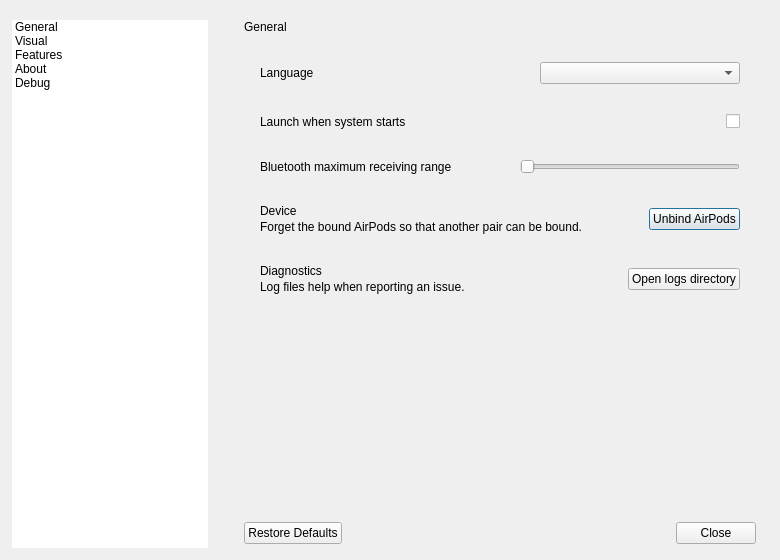
<?xml version="1.0" encoding="UTF-8"?>
<ui version="4.0">
 <class>SettingsWindow</class>
 <widget class="QDialog" name="SettingsWindow">
  <property name="geometry">
   <rect>
    <x>0</x>
    <y>0</y>
    <width>780</width>
    <height>560</height>
   </rect>
  </property>
  <property name="minimumSize">
   <size>
    <width>640</width>
    <height>420</height>
   </size>
  </property>
  <property name="windowTitle">
   <string>AirPods for Windows Settings</string>
  </property>
  <layout class="QHBoxLayout" name="rootLayout" stretch="0,1">
   <property name="spacing">
    <number>0</number>
   </property>
   <property name="leftMargin">
    <number>0</number>
   </property>
   <property name="topMargin">
    <number>0</number>
   </property>
   <property name="rightMargin">
    <number>0</number>
   </property>
   <property name="bottomMargin">
    <number>0</number>
   </property>
   <item>
    <widget class="QWidget" name="navPane" native="true">
     <property name="minimumSize">
      <size>
       <width>180</width>
       <height>0</height>
      </size>
     </property>
     <property name="maximumSize">
      <size>
       <width>220</width>
       <height>16777215</height>
      </size>
     </property>
     <layout class="QVBoxLayout" name="navLayout">
      <property name="leftMargin">
       <number>12</number>
      </property>
      <property name="topMargin">
       <number>20</number>
      </property>
      <property name="rightMargin">
       <number>12</number>
      </property>
      <property name="bottomMargin">
       <number>12</number>
      </property>
      <item>
       <widget class="QListWidget" name="navList">
        <property name="frameShape">
         <enum>QFrame::NoFrame</enum>
        </property>
        <property name="focusPolicy">
         <enum>Qt::StrongFocus</enum>
        </property>
        <property name="verticalScrollBarPolicy">
         <enum>Qt::ScrollBarAlwaysOff</enum>
        </property>
        <property name="horizontalScrollBarPolicy">
         <enum>Qt::ScrollBarAlwaysOff</enum>
        </property>
        <item>
         <property name="text">
          <string>General</string>
         </property>
        </item>
        <item>
         <property name="text">
          <string>Visual</string>
         </property>
        </item>
        <item>
         <property name="text">
          <string>Features</string>
         </property>
        </item>
        <item>
         <property name="text">
          <string>About</string>
         </property>
        </item>
        <item>
         <property name="text">
          <string notr="true">Debug</string>
         </property>
        </item>
       </widget>
      </item>
     </layout>
    </widget>
   </item>
   <item>
    <layout class="QVBoxLayout" name="contentLayout">
     <property name="spacing">
      <number>12</number>
     </property>
     <property name="leftMargin">
      <number>24</number>
     </property>
     <property name="topMargin">
      <number>20</number>
     </property>
     <property name="rightMargin">
      <number>24</number>
     </property>
     <property name="bottomMargin">
      <number>16</number>
     </property>
     <item>
      <widget class="QScrollArea" name="pagesScrollArea">
       <property name="frameShape">
        <enum>QFrame::NoFrame</enum>
       </property>
       <property name="widgetResizable">
        <bool>true</bool>
       </property>
       <widget class="QWidget" name="pagesScrollAreaContents">
        <layout class="QVBoxLayout" name="pagesScrollLayout">
         <property name="leftMargin">
          <number>0</number>
         </property>
         <property name="topMargin">
          <number>0</number>
         </property>
         <property name="rightMargin">
          <number>0</number>
         </property>
         <property name="bottomMargin">
          <number>0</number>
         </property>
         <item>
          <widget class="QStackedWidget" name="pages">
       <property name="sizePolicy">
        <sizepolicy hsizetype="Ignored" vsizetype="Preferred">
         <horstretch>1</horstretch>
         <verstretch>0</verstretch>
        </sizepolicy>
       </property>
       <property name="currentIndex">
        <number>0</number>
       </property>
       <widget class="QWidget" name="general">
        <layout class="QVBoxLayout" name="generalLayout">
         <property name="spacing">
          <number>6</number>
         </property>
         <property name="leftMargin">
          <number>0</number>
         </property>
         <property name="topMargin">
          <number>0</number>
         </property>
         <property name="rightMargin">
          <number>0</number>
         </property>
         <property name="bottomMargin">
          <number>0</number>
         </property>
         <item>
          <widget class="QLabel" name="lbTitleGeneral">
           <property name="text">
            <string>General</string>
           </property>
           <property name="cssClass" stdset="0">
            <string notr="true">pageTitle</string>
           </property>
          </widget>
         </item>
         <item>
          <spacer name="spacerGeneralTitle">
           <property name="orientation">
            <enum>Qt::Vertical</enum>
           </property>
           <property name="sizeType">
            <enum>QSizePolicy::Fixed</enum>
           </property>
           <property name="sizeHint" stdset="0">
            <size>
             <width>0</width>
             <height>10</height>
            </size>
           </property>
          </spacer>
         </item>
         <item>
          <widget class="QFrame" name="cardLanguage">
           <property name="frameShape">
            <enum>QFrame::NoFrame</enum>
           </property>
           <property name="cssClass" stdset="0">
            <string notr="true">settingCard</string>
           </property>
           <layout class="QHBoxLayout" name="cardLanguageLayout" stretch="1,0">
            <property name="spacing">
             <number>16</number>
            </property>
            <property name="leftMargin">
             <number>16</number>
            </property>
            <property name="topMargin">
             <number>12</number>
            </property>
            <property name="rightMargin">
             <number>16</number>
            </property>
            <property name="bottomMargin">
             <number>12</number>
            </property>
            <item>
             <widget class="QLabel" name="lbLanguage">
              <property name="text">
               <string>Language</string>
              </property>
              <property name="cssClass" stdset="0">
               <string notr="true">cardTitle</string>
              </property>
             </widget>
            </item>
            <item>
             <widget class="QComboBox" name="cbLanguages">
              <property name="minimumSize">
               <size>
                <width>200</width>
                <height>0</height>
               </size>
              </property>
             </widget>
            </item>
           </layout>
          </widget>
         </item>
         <item>
          <widget class="QFrame" name="cardAutoRun">
           <property name="frameShape">
            <enum>QFrame::NoFrame</enum>
           </property>
           <property name="cssClass" stdset="0">
            <string notr="true">settingCard</string>
           </property>
           <layout class="QHBoxLayout" name="cardAutoRunLayout" stretch="1,0">
            <property name="spacing">
             <number>16</number>
            </property>
            <property name="leftMargin">
             <number>16</number>
            </property>
            <property name="topMargin">
             <number>12</number>
            </property>
            <property name="rightMargin">
             <number>16</number>
            </property>
            <property name="bottomMargin">
             <number>12</number>
            </property>
            <item>
             <widget class="QLabel" name="lbAutoRun">
              <property name="text">
               <string>Launch when system starts</string>
              </property>
              <property name="cssClass" stdset="0">
               <string notr="true">cardTitle</string>
              </property>
             </widget>
            </item>
            <item>
             <widget class="QCheckBox" name="cbAutoRun">
              <property name="text">
               <string notr="true"/>
              </property>
             </widget>
            </item>
           </layout>
          </widget>
         </item>
         <item>
          <widget class="QFrame" name="cardReceivingRange">
           <property name="frameShape">
            <enum>QFrame::NoFrame</enum>
           </property>
           <property name="cssClass" stdset="0">
            <string notr="true">settingCard</string>
           </property>
           <layout class="QHBoxLayout" name="cardReceivingRangeLayout" stretch="1,0">
            <property name="spacing">
             <number>16</number>
            </property>
            <property name="leftMargin">
             <number>16</number>
            </property>
            <property name="topMargin">
             <number>12</number>
            </property>
            <property name="rightMargin">
             <number>16</number>
            </property>
            <property name="bottomMargin">
             <number>12</number>
            </property>
            <item>
             <widget class="QLabel" name="lbReceivingRange">
              <property name="text">
               <string>Bluetooth maximum receiving range</string>
              </property>
              <property name="cssClass" stdset="0">
               <string notr="true">cardTitle</string>
              </property>
             </widget>
            </item>
            <item>
             <widget class="QSlider" name="hsMaxReceivingRange">
              <property name="minimumSize">
               <size>
                <width>220</width>
                <height>0</height>
               </size>
              </property>
              <property name="maximumSize">
               <size>
                <width>260</width>
                <height>16777215</height>
               </size>
              </property>
              <property name="orientation">
               <enum>Qt::Horizontal</enum>
              </property>
             </widget>
            </item>
           </layout>
          </widget>
         </item>
         <item>
          <widget class="QFrame" name="cardDevice">
           <property name="frameShape">
            <enum>QFrame::NoFrame</enum>
           </property>
           <property name="cssClass" stdset="0">
            <string notr="true">settingCard</string>
           </property>
           <layout class="QHBoxLayout" name="cardDeviceLayout" stretch="1,0">
            <property name="spacing">
             <number>16</number>
            </property>
            <property name="leftMargin">
             <number>16</number>
            </property>
            <property name="topMargin">
             <number>12</number>
            </property>
            <property name="rightMargin">
             <number>16</number>
            </property>
            <property name="bottomMargin">
             <number>12</number>
            </property>
            <item>
             <layout class="QVBoxLayout" name="cardDeviceText">
              <property name="spacing">
               <number>2</number>
              </property>
              <item>
               <widget class="QLabel" name="lbDevice">
                <property name="text">
                 <string>Device</string>
                </property>
                <property name="cssClass" stdset="0">
                 <string notr="true">cardTitle</string>
                </property>
               </widget>
              </item>
              <item>
               <widget class="QLabel" name="lbDescDevice">
                <property name="text">
                 <string>Forget the bound AirPods so that another pair can be bound.</string>
                </property>
                <property name="wordWrap">
                 <bool>true</bool>
                </property>
                <property name="cssClass" stdset="0">
                 <string notr="true">cardDescription</string>
                </property>
               </widget>
              </item>
             </layout>
            </item>
            <item>
             <widget class="QPushButton" name="pbUnbind">
              <property name="text">
               <string>Unbind AirPods</string>
              </property>
             </widget>
            </item>
           </layout>
          </widget>
         </item>
         <item>
          <widget class="QFrame" name="cardDiagnostics">
           <property name="frameShape">
            <enum>QFrame::NoFrame</enum>
           </property>
           <property name="cssClass" stdset="0">
            <string notr="true">settingCard</string>
           </property>
           <layout class="QHBoxLayout" name="cardDiagnosticsLayout" stretch="1,0">
            <property name="spacing">
             <number>16</number>
            </property>
            <property name="leftMargin">
             <number>16</number>
            </property>
            <property name="topMargin">
             <number>12</number>
            </property>
            <property name="rightMargin">
             <number>16</number>
            </property>
            <property name="bottomMargin">
             <number>12</number>
            </property>
            <item>
             <layout class="QVBoxLayout" name="cardDiagnosticsText">
              <property name="spacing">
               <number>2</number>
              </property>
              <item>
               <widget class="QLabel" name="lbDiagnostics">
                <property name="text">
                 <string>Diagnostics</string>
                </property>
                <property name="cssClass" stdset="0">
                 <string notr="true">cardTitle</string>
                </property>
               </widget>
              </item>
              <item>
               <widget class="QLabel" name="lbDescDiagnostics">
                <property name="text">
                 <string>Log files help when reporting an issue.</string>
                </property>
                <property name="wordWrap">
                 <bool>true</bool>
                </property>
                <property name="cssClass" stdset="0">
                 <string notr="true">cardDescription</string>
                </property>
               </widget>
              </item>
             </layout>
            </item>
            <item>
             <widget class="QPushButton" name="pbOpenLogsDirectory">
              <property name="text">
               <string>Open logs directory</string>
              </property>
             </widget>
            </item>
           </layout>
          </widget>
         </item>
         <item>
          <spacer name="spacerGeneral">
           <property name="orientation">
            <enum>Qt::Vertical</enum>
           </property>
           <property name="sizeHint" stdset="0">
            <size>
             <width>20</width>
             <height>40</height>
            </size>
           </property>
          </spacer>
         </item>
        </layout>
       </widget>
       <widget class="QWidget" name="visual">
        <layout class="QVBoxLayout" name="visualLayout">
         <property name="spacing">
          <number>6</number>
         </property>
         <property name="leftMargin">
          <number>0</number>
         </property>
         <property name="topMargin">
          <number>0</number>
         </property>
         <property name="rightMargin">
          <number>0</number>
         </property>
         <property name="bottomMargin">
          <number>0</number>
         </property>
         <item>
          <widget class="QLabel" name="lbTitleVisual">
           <property name="text">
            <string>Visual</string>
           </property>
           <property name="cssClass" stdset="0">
            <string notr="true">pageTitle</string>
           </property>
          </widget>
         </item>
         <item>
          <spacer name="spacerVisualTitle">
           <property name="orientation">
            <enum>Qt::Vertical</enum>
           </property>
           <property name="sizeType">
            <enum>QSizePolicy::Fixed</enum>
           </property>
           <property name="sizeHint" stdset="0">
            <size>
             <width>0</width>
             <height>10</height>
            </size>
           </property>
          </spacer>
         </item>
         <item>
          <widget class="QFrame" name="cardAppearance">
           <property name="frameShape">
            <enum>QFrame::NoFrame</enum>
           </property>
           <property name="cssClass" stdset="0">
            <string notr="true">settingCard</string>
           </property>
           <layout class="QHBoxLayout" name="cardAppearanceLayout" stretch="1,0">
            <property name="spacing">
             <number>16</number>
            </property>
            <property name="leftMargin">
             <number>16</number>
            </property>
            <property name="topMargin">
             <number>12</number>
            </property>
            <property name="rightMargin">
             <number>16</number>
            </property>
            <property name="bottomMargin">
             <number>12</number>
            </property>
            <item>
             <widget class="QLabel" name="lbAppearance">
              <property name="text">
               <string>Appearance</string>
              </property>
              <property name="cssClass" stdset="0">
               <string notr="true">cardTitle</string>
              </property>
             </widget>
            </item>
            <item>
             <widget class="QComboBox" name="cbAppearanceMode">
              <property name="minimumSize">
               <size>
                <width>150</width>
                <height>0</height>
               </size>
              </property>
              <property name="sizeAdjustPolicy">
               <enum>QComboBox::AdjustToContents</enum>
              </property>
              <item>
               <property name="text">
                <string>Use system setting</string>
               </property>
              </item>
              <item>
               <property name="text">
                <string>Light</string>
               </property>
              </item>
              <item>
               <property name="text">
                <string>Dark</string>
               </property>
              </item>
             </widget>
            </item>
           </layout>
          </widget>
         </item>
         <item>
          <widget class="QFrame" name="cardTrayIconBattery">
           <property name="frameShape">
            <enum>QFrame::NoFrame</enum>
           </property>
           <property name="cssClass" stdset="0">
            <string notr="true">settingCard</string>
           </property>
           <layout class="QHBoxLayout" name="cardTrayIconBatteryLayout" stretch="1,0">
            <property name="spacing">
             <number>16</number>
            </property>
            <property name="leftMargin">
             <number>16</number>
            </property>
            <property name="topMargin">
             <number>12</number>
            </property>
            <property name="rightMargin">
             <number>16</number>
            </property>
            <property name="bottomMargin">
             <number>12</number>
            </property>
            <item>
             <widget class="QLabel" name="lbTrayIconBattery">
              <property name="text">
               <string>Display battery on tray icon</string>
              </property>
              <property name="alignment">
               <set>Qt::AlignLeading|Qt::AlignLeft|Qt::AlignTop</set>
              </property>
              <property name="cssClass" stdset="0">
               <string notr="true">cardTitle</string>
              </property>
             </widget>
            </item>
            <item>
             <layout class="QVBoxLayout" name="horizontalLayout">
              <property name="spacing">
               <number>6</number>
              </property>
              <item>
               <widget class="QRadioButton" name="rbDisplayBatteryOnTrayIconDisable">
                <property name="text">
                 <string>Disable</string>
                </property>
                <property name="checked">
                 <bool>true</bool>
                </property>
                <attribute name="buttonGroup">
                 <string notr="true">buttonGroup</string>
                </attribute>
               </widget>
              </item>
              <item>
               <widget class="QRadioButton" name="rbDisplayBatteryOnTrayIconWhenLowBattery">
                <property name="text">
                 <string>When low battery</string>
                </property>
                <attribute name="buttonGroup">
                 <string notr="true">buttonGroup</string>
                </attribute>
               </widget>
              </item>
              <item>
               <widget class="QRadioButton" name="rbDisplayBatteryOnTrayIconAlways">
                <property name="text">
                 <string>Always</string>
                </property>
                <attribute name="buttonGroup">
                 <string notr="true">buttonGroup</string>
                </attribute>
               </widget>
              </item>
             </layout>
            </item>
           </layout>
          </widget>
         </item>
         <item>
          <widget class="QFrame" name="cardTaskbarBattery">
           <property name="frameShape">
            <enum>QFrame::NoFrame</enum>
           </property>
           <property name="cssClass" stdset="0">
            <string notr="true">settingCard</string>
           </property>
           <layout class="QHBoxLayout" name="cardTaskbarBatteryLayout" stretch="1,0">
            <property name="spacing">
             <number>16</number>
            </property>
            <property name="leftMargin">
             <number>16</number>
            </property>
            <property name="topMargin">
             <number>12</number>
            </property>
            <property name="rightMargin">
             <number>16</number>
            </property>
            <property name="bottomMargin">
             <number>12</number>
            </property>
            <item>
             <widget class="QLabel" name="lbTaskbarBattery">
              <property name="text">
               <string>Display battery on taskbar</string>
              </property>
              <property name="alignment">
               <set>Qt::AlignLeading|Qt::AlignLeft|Qt::AlignTop</set>
              </property>
              <property name="cssClass" stdset="0">
               <string notr="true">cardTitle</string>
              </property>
             </widget>
            </item>
            <item>
             <layout class="QVBoxLayout" name="horizontalLayout_5">
              <property name="spacing">
               <number>6</number>
              </property>
              <item>
               <widget class="QRadioButton" name="rbDisplayBatteryOnTaskbarDisable">
                <property name="text">
                 <string>Disable</string>
                </property>
                <property name="checked">
                 <bool>true</bool>
                </property>
                <attribute name="buttonGroup">
                 <string notr="true">buttonGroup_2</string>
                </attribute>
               </widget>
              </item>
              <item>
               <widget class="QRadioButton" name="rbDisplayBatteryOnTaskbarText">
                <property name="text">
                 <string>As text</string>
                </property>
                <attribute name="buttonGroup">
                 <string notr="true">buttonGroup_2</string>
                </attribute>
               </widget>
              </item>
              <item>
               <widget class="QRadioButton" name="rbDisplayBatteryOnTaskbarIcon">
                <property name="text">
                 <string>As icon</string>
                </property>
                <attribute name="buttonGroup">
                 <string notr="true">buttonGroup_2</string>
                </attribute>
               </widget>
              </item>
             </layout>
            </item>
           </layout>
          </widget>
         </item>
         <item>
          <spacer name="spacerVisual">
           <property name="orientation">
            <enum>Qt::Vertical</enum>
           </property>
           <property name="sizeHint" stdset="0">
            <size>
             <width>20</width>
             <height>40</height>
            </size>
           </property>
          </spacer>
         </item>
        </layout>
       </widget>
       <widget class="QWidget" name="features">
        <layout class="QVBoxLayout" name="featuresLayout">
         <property name="spacing">
          <number>6</number>
         </property>
         <property name="leftMargin">
          <number>0</number>
         </property>
         <property name="topMargin">
          <number>0</number>
         </property>
         <property name="rightMargin">
          <number>0</number>
         </property>
         <property name="bottomMargin">
          <number>0</number>
         </property>
         <item>
          <widget class="QLabel" name="lbTitleFeatures">
           <property name="text">
            <string>Features</string>
           </property>
           <property name="cssClass" stdset="0">
            <string notr="true">pageTitle</string>
           </property>
          </widget>
         </item>
         <item>
          <spacer name="spacerFeaturesTitle">
           <property name="orientation">
            <enum>Qt::Vertical</enum>
           </property>
           <property name="sizeType">
            <enum>QSizePolicy::Fixed</enum>
           </property>
           <property name="sizeHint" stdset="0">
            <size>
             <width>0</width>
             <height>10</height>
            </size>
           </property>
          </spacer>
         </item>
         <item>
          <widget class="QFrame" name="cardLowAudioLatency">
           <property name="frameShape">
            <enum>QFrame::NoFrame</enum>
           </property>
           <property name="cssClass" stdset="0">
            <string notr="true">settingCard</string>
           </property>
           <layout class="QHBoxLayout" name="cardLowAudioLatencyLayout" stretch="1,0">
            <property name="spacing">
             <number>16</number>
            </property>
            <property name="leftMargin">
             <number>16</number>
            </property>
            <property name="topMargin">
             <number>12</number>
            </property>
            <property name="rightMargin">
             <number>16</number>
            </property>
            <property name="bottomMargin">
             <number>12</number>
            </property>
            <item>
             <layout class="QVBoxLayout" name="cardLowAudioLatencyText">
              <property name="spacing">
               <number>2</number>
              </property>
              <item>
               <widget class="QLabel" name="lbLowAudioLatency">
                <property name="text">
                 <string>Low audio latency</string>
                </property>
                <property name="cssClass" stdset="0">
                 <string notr="true">cardTitle</string>
                </property>
               </widget>
              </item>
              <item>
               <widget class="QLabel" name="lbDescLowAudioLatency">
                <property name="text">
                 <string notr="true"/>
                </property>
                <property name="wordWrap">
                 <bool>true</bool>
                </property>
                <property name="cssClass" stdset="0">
                 <string notr="true">cardDescription</string>
                </property>
               </widget>
              </item>
             </layout>
            </item>
            <item>
             <widget class="QCheckBox" name="cbLowAudioLatency">
              <property name="minimumSize">
               <size>
                <width>32</width>
                <height>32</height>
               </size>
              </property>
              <property name="text">
               <string notr="true"/>
              </property>
             </widget>
            </item>
           </layout>
          </widget>
         </item>
         <item>
          <widget class="QFrame" name="cardAutoEarDetection">
           <property name="frameShape">
            <enum>QFrame::NoFrame</enum>
           </property>
           <property name="cssClass" stdset="0">
            <string notr="true">settingCard</string>
           </property>
           <layout class="QHBoxLayout" name="cardAutoEarDetectionLayout" stretch="1,0">
            <property name="spacing">
             <number>16</number>
            </property>
            <property name="leftMargin">
             <number>16</number>
            </property>
            <property name="topMargin">
             <number>12</number>
            </property>
            <property name="rightMargin">
             <number>16</number>
            </property>
            <property name="bottomMargin">
             <number>12</number>
            </property>
            <item>
             <layout class="QVBoxLayout" name="cardAutoEarDetectionText">
              <property name="spacing">
               <number>2</number>
              </property>
              <item>
               <widget class="QLabel" name="lbAutoEarDetection">
                <property name="text">
                 <string>Automatic ear detection</string>
                </property>
                <property name="cssClass" stdset="0">
                 <string notr="true">cardTitle</string>
                </property>
               </widget>
              </item>
              <item>
               <widget class="QLabel" name="lbDescAutoEarDetection">
                <property name="text">
                 <string notr="true"/>
                </property>
                <property name="wordWrap">
                 <bool>true</bool>
                </property>
                <property name="cssClass" stdset="0">
                 <string notr="true">cardDescription</string>
                </property>
               </widget>
              </item>
             </layout>
            </item>
            <item>
             <widget class="QCheckBox" name="cbAutoEarDetection">
              <property name="minimumSize">
               <size>
                <width>32</width>
                <height>32</height>
               </size>
              </property>
              <property name="text">
               <string notr="true"/>
              </property>
             </widget>
            </item>
           </layout>
          </widget>
         </item>
         <item>
          <widget class="QFrame" name="cardTrayQuickConnect">
           <property name="frameShape">
            <enum>QFrame::NoFrame</enum>
           </property>
           <property name="cssClass" stdset="0">
            <string notr="true">settingCard</string>
           </property>
           <layout class="QVBoxLayout" name="cardTrayQuickConnectLayout">
            <property name="spacing">
             <number>12</number>
            </property>
            <property name="leftMargin">
             <number>16</number>
            </property>
            <property name="topMargin">
             <number>12</number>
            </property>
            <property name="rightMargin">
             <number>16</number>
            </property>
            <property name="bottomMargin">
             <number>12</number>
            </property>
            <item>
             <layout class="QHBoxLayout" name="horizontalLayoutQuickConnect" stretch="1,0">
              <property name="spacing">
               <number>16</number>
              </property>
              <item>
               <layout class="QVBoxLayout" name="cardTrayQuickConnectText">
                <property name="spacing">
                 <number>2</number>
                </property>
                <item>
                 <widget class="QLabel" name="lbTrayQuickConnect">
                  <property name="text">
                   <string>Connect the selected device on a tray icon click</string>
                  </property>
                  <property name="cssClass" stdset="0">
                   <string notr="true">cardTitle</string>
                  </property>
                 </widget>
                </item>
                <item>
                 <widget class="QLabel" name="lbDescTrayQuickConnect">
                  <property name="text">
                   <string notr="true"/>
                  </property>
                  <property name="wordWrap">
                   <bool>true</bool>
                  </property>
                  <property name="cssClass" stdset="0">
                   <string notr="true">cardDescription</string>
                  </property>
                 </widget>
                </item>
               </layout>
              </item>
              <item>
               <widget class="QCheckBox" name="cbTrayQuickConnectEnabled">
                <property name="minimumSize">
                 <size>
                  <width>32</width>
                  <height>32</height>
                 </size>
                </property>
                <property name="text">
                 <string notr="true"/>
                </property>
               </widget>
              </item>
             </layout>
            </item>
            <item>
             <widget class="Line" name="lineQuickConnect">
              <property name="orientation">
               <enum>Qt::Horizontal</enum>
              </property>
             </widget>
            </item>
            <item>
             <layout class="QHBoxLayout" name="horizontalLayoutQuickConnectDevice" stretch="1,0">
              <property name="spacing">
               <number>16</number>
              </property>
              <item>
               <widget class="QLabel" name="lbTrayQuickConnectDevice">
                <property name="text">
                 <string>Device</string>
                </property>
                <property name="buddy">
                 <cstring>cbTrayQuickConnectDevice</cstring>
                </property>
                <property name="cssClass" stdset="0">
                 <string notr="true">cardTitle</string>
                </property>
               </widget>
              </item>
              <item>
               <widget class="QComboBox" name="cbTrayQuickConnectDevice">
                <property name="minimumSize">
                 <size>
                  <width>240</width>
                  <height>0</height>
                 </size>
                </property>
                <property name="toolTip">
                 <string>The paired Bluetooth audio device a tray icon click connects.</string>
                </property>
               </widget>
              </item>
             </layout>
            </item>
           </layout>
          </widget>
         </item>
         <item>
          <spacer name="spacerFeatures">
           <property name="orientation">
            <enum>Qt::Vertical</enum>
           </property>
           <property name="sizeHint" stdset="0">
            <size>
             <width>20</width>
             <height>40</height>
            </size>
           </property>
          </spacer>
         </item>
        </layout>
       </widget>
       <widget class="QWidget" name="about">
        <layout class="QVBoxLayout" name="aboutLayout">
         <property name="spacing">
          <number>6</number>
         </property>
         <property name="leftMargin">
          <number>0</number>
         </property>
         <property name="topMargin">
          <number>0</number>
         </property>
         <property name="rightMargin">
          <number>0</number>
         </property>
         <property name="bottomMargin">
          <number>0</number>
         </property>
         <item>
          <widget class="QLabel" name="lbTitleAbout">
           <property name="text">
            <string>About</string>
           </property>
           <property name="cssClass" stdset="0">
            <string notr="true">pageTitle</string>
           </property>
          </widget>
         </item>
         <item>
          <spacer name="spacerAboutTitle">
           <property name="orientation">
            <enum>Qt::Vertical</enum>
           </property>
           <property name="sizeType">
            <enum>QSizePolicy::Fixed</enum>
           </property>
           <property name="sizeHint" stdset="0">
            <size>
             <width>0</width>
             <height>10</height>
            </size>
           </property>
          </spacer>
         </item>
         <item>
          <widget class="QFrame" name="cardAboutApp">
           <property name="frameShape">
            <enum>QFrame::NoFrame</enum>
           </property>
           <property name="cssClass" stdset="0">
            <string notr="true">settingCard</string>
           </property>
           <layout class="QHBoxLayout" name="cardAboutAppLayout" stretch="0,1">
            <property name="spacing">
             <number>16</number>
            </property>
            <property name="leftMargin">
             <number>16</number>
            </property>
            <property name="topMargin">
             <number>16</number>
            </property>
            <property name="rightMargin">
             <number>16</number>
            </property>
            <property name="bottomMargin">
             <number>16</number>
            </property>
            <item alignment="Qt::AlignTop">
             <widget class="QWidget" name="logo" native="true">
              <property name="minimumSize">
               <size>
                <width>64</width>
                <height>64</height>
               </size>
              </property>
              <property name="maximumSize">
               <size>
                <width>64</width>
                <height>64</height>
               </size>
              </property>
              <property name="styleSheet">
               <string notr="true">image: url(:/Resource/Image/Icon.svg);</string>
              </property>
             </widget>
            </item>
            <item>
             <layout class="QVBoxLayout" name="verticalLayout_3">
              <property name="spacing">
               <number>4</number>
              </property>
              <item>
               <layout class="QHBoxLayout" name="horizontalLayout_7">
                <property name="spacing">
                 <number>8</number>
                </property>
                <item alignment="Qt::AlignBottom">
                 <widget class="QLabel" name="label_3">
                  <property name="text">
                   <string notr="true">AirPods for Windows</string>
                  </property>
                  <property name="cssClass" stdset="0">
                   <string notr="true">appTitle</string>
                  </property>
                 </widget>
                </item>
                <item alignment="Qt::AlignBottom">
                 <widget class="QLabel" name="lbVersion">
                  <property name="text">
                   <string notr="true">v</string>
                  </property>
                  <property name="openExternalLinks">
                   <bool>true</bool>
                  </property>
                  <property name="textInteractionFlags">
                   <set>Qt::LinksAccessibleByMouse|Qt::TextSelectableByMouse</set>
                  </property>
                  <property name="cssClass" stdset="0">
                   <string notr="true">cardDescription</string>
                  </property>
                 </widget>
                </item>
                <item>
                 <spacer name="horizontalSpacer_4">
                  <property name="orientation">
                   <enum>Qt::Horizontal</enum>
                  </property>
                  <property name="sizeHint" stdset="0">
                   <size>
                    <width>40</width>
                    <height>20</height>
                   </size>
                  </property>
                 </spacer>
                </item>
               </layout>
              </item>
              <item>
               <widget class="QLabel" name="label">
                <property name="text">
                 <string>&lt;html&gt;&lt;head/&gt;&lt;body&gt;&lt;p&gt;Open source &lt;a href=&quot;https://github.com/SpriteOvO/AirPodsDesktop&quot;&gt;&lt;span style=&quot; text-decoration: underline; color:#0000ff;&quot;&gt;repository&lt;/span&gt;&lt;/a&gt; and licensed under &lt;a href=&quot;https://github.com/SpriteOvO/AirPodsDesktop/blob/main/LICENSE&quot;&gt;&lt;span style=&quot; text-decoration: underline; color:#0000ff;&quot;&gt;GPLv3&lt;/span&gt;&lt;/a&gt;.&lt;/p&gt;&lt;/body&gt;&lt;/html&gt;</string>
                </property>
                <property name="openExternalLinks">
                 <bool>true</bool>
                </property>
                <property name="wordWrap">
                 <bool>true</bool>
                </property>
               </widget>
              </item>
              <item>
               <widget class="QLabel" name="label_4">
                <property name="text">
                 <string>Copyright © 2021-2022 SpriteOvO. All rights reserved.</string>
                </property>
                <property name="wordWrap">
                 <bool>true</bool>
                </property>
                <property name="cssClass" stdset="0">
                 <string notr="true">cardDescription</string>
                </property>
               </widget>
              </item>
             </layout>
            </item>
           </layout>
          </widget>
         </item>
         <item>
          <widget class="QFrame" name="cardCredits">
           <property name="frameShape">
            <enum>QFrame::NoFrame</enum>
           </property>
           <property name="cssClass" stdset="0">
            <string notr="true">settingCard</string>
           </property>
           <layout class="QVBoxLayout" name="cardCreditsLayout">
            <property name="leftMargin">
             <number>16</number>
            </property>
            <property name="topMargin">
             <number>12</number>
            </property>
            <property name="rightMargin">
             <number>16</number>
            </property>
            <property name="bottomMargin">
             <number>12</number>
            </property>
            <item>
             <widget class="QTextBrowser" name="tbCredits">
              <property name="frameShape">
               <enum>QFrame::NoFrame</enum>
              </property>
              <property name="textInteractionFlags">
               <set>Qt::LinksAccessibleByKeyboard|Qt::LinksAccessibleByMouse</set>
              </property>
              <property name="openExternalLinks">
               <bool>true</bool>
              </property>
             </widget>
            </item>
           </layout>
          </widget>
         </item>
        </layout>
       </widget>
       <widget class="QWidget" name="debug">
        <layout class="QGridLayout" name="gridLayout_6">
         <property name="leftMargin">
          <number>0</number>
         </property>
         <property name="topMargin">
          <number>0</number>
         </property>
         <property name="rightMargin">
          <number>0</number>
         </property>
         <property name="bottomMargin">
          <number>0</number>
         </property>
         <item row="0" column="0">
          <widget class="QGroupBox" name="groupBox">
           <property name="title">
            <string notr="true">Bluetooth Advertisement Override</string>
           </property>
           <layout class="QGridLayout" name="gridLayout_5">
            <item row="1" column="0">
             <widget class="QTextEdit" name="teAdvOverride"/>
            </item>
            <item row="0" column="0">
             <widget class="QCheckBox" name="cbAdvOverride">
              <property name="text">
               <string notr="true">Enabled</string>
              </property>
             </widget>
            </item>
           </layout>
          </widget>
         </item>
        </layout>
       </widget>
          </widget>
         </item>
        </layout>
       </widget>
      </widget>
     </item>
     <item>
      <widget class="QDialogButtonBox" name="buttonBox">
       <property name="orientation">
        <enum>Qt::Horizontal</enum>
       </property>
       <property name="standardButtons">
        <set>QDialogButtonBox::Close|QDialogButtonBox::RestoreDefaults</set>
       </property>
      </widget>
     </item>
    </layout>
   </item>
  </layout>
 </widget>
 <resources/>
 <connections>
  <connection>
   <sender>buttonBox</sender>
   <signal>accepted()</signal>
   <receiver>SettingsWindow</receiver>
   <slot>accept()</slot>
   <hints>
    <hint type="sourcelabel">
     <x>248</x>
     <y>254</y>
    </hint>
    <hint type="destinationlabel">
     <x>157</x>
     <y>274</y>
    </hint>
   </hints>
  </connection>
  <connection>
   <sender>buttonBox</sender>
   <signal>rejected()</signal>
   <receiver>SettingsWindow</receiver>
   <slot>reject()</slot>
   <hints>
    <hint type="sourcelabel">
     <x>316</x>
     <y>260</y>
    </hint>
    <hint type="destinationlabel">
     <x>286</x>
     <y>274</y>
    </hint>
   </hints>
  </connection>
 </connections>
 <buttongroups>
  <buttongroup name="buttonGroup"/>
  <buttongroup name="buttonGroup_2"/>
 </buttongroups>
</ui>
